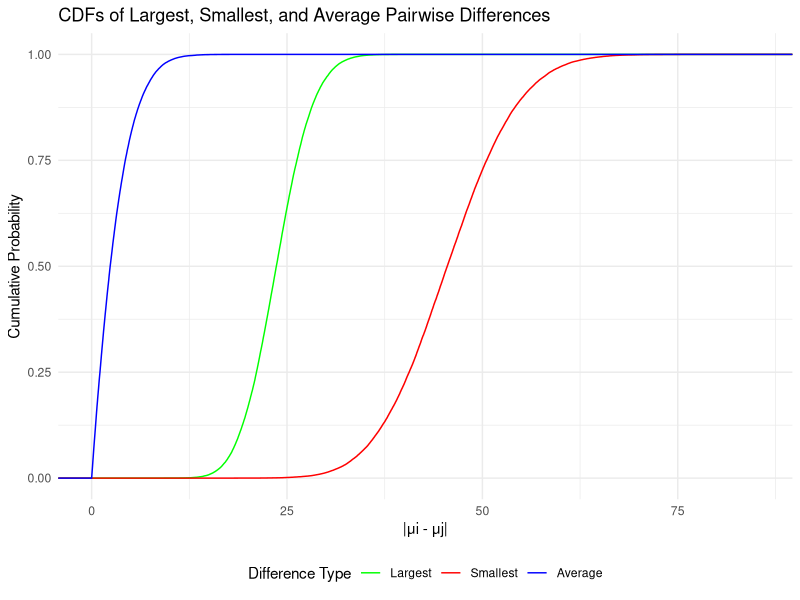

R code for this plot:
#Page 808

library(ggplot2)
library(tidyr)
library(dplyr)

calories_beef <- c(186, 181, 176, 149, 184, 190, 158, 139, 175, 148, 152, 111, 141, 153, 190, 157, 131, 149, 135, 132)
calories_meat <- c(173, 191, 182, 190, 172, 147, 146, 139, 175, 136, 179, 153, 107, 195, 135, 140, 138)
calories_poultry <- c(129, 132, 102, 106, 94, 102, 87, 99, 107, 113, 135, 142, 86, 143, 152, 146, 144)
calories_specialty <- c(155, 170, 114, 191, 162, 146, 140, 187, 180)

pairwise_diff <- function(means) {
  n <- length(means)
  diffs <- c()
  for (i in 1:(n-1)) {
    for (j in (i+1):n) {
      diffs <- c(diffs, abs(means[i] - means[j]))
    }
  }
  return(diffs)
}

set.seed(123)
n_sim <- 60000
max_diff <- numeric(n_sim)
min_diff <- numeric(n_sim)
avg_diff <- numeric(n_sim)

for (i in 1:n_sim) {
  means <- c(
    mean(sample(calories_beef, replace = TRUE, size = length(calories_beef))),
    mean(sample(calories_meat, replace = TRUE, size = length(calories_meat))),
    mean(sample(calories_poultry, replace = TRUE, size = length(calories_poultry))),
    mean(sample(calories_specialty, replace = TRUE, size = length(calories_specialty)))
  )
  diffs <- pairwise_diff(means)
  max_diff[i] <- max(diffs)
  min_diff[i] <- min(diffs)
  avg_diff[i] <- mean(diffs)
}

df <- data.frame(
  max = max_diff,
  min = min_diff,
  avg = avg_diff
)

df_long <- pivot_longer(df, cols = everything(), names_to = "type", values_to = "difference")

ggplot(df_long, aes(x = difference, color = type)) +
  stat_ecdf(geom = "step") +
  scale_color_manual(values = c("max" = "red", "min" = "blue", "avg" = "green"),
                     labels = c("Largest", "Smallest", "Average")) +
  labs(x = "|μi - μj|", y = "Cumulative Probability", 
       title = "CDFs of Largest, Smallest, and Average Pairwise Differences",
       color = "Difference Type") +
  theme_minimal() +
  theme(legend.position = "bottom")
